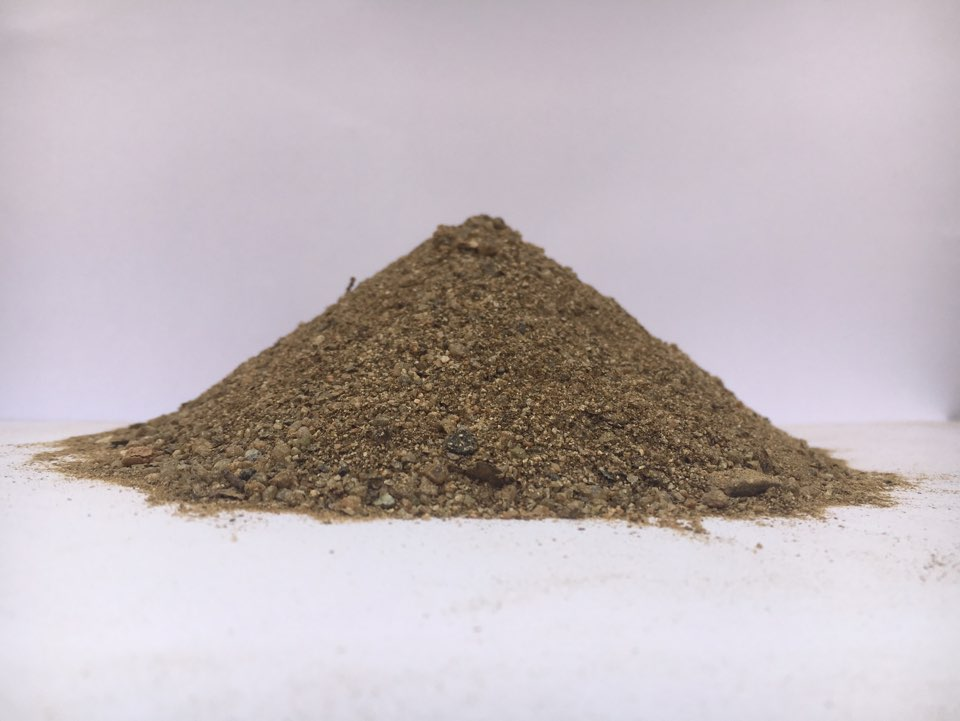
#> input picture sample.jpg, 960 x 721 px
$ python test.py
#> lines starting #> are read from the running program, lines starting #| are printed output that depends on the picture; after the words box and inside, x2 and y2 are one past the last pixel; in counts of white or black regions, pixels touching at a corner belong together
"""
Issue

1. 임계치 계산 자동화
-> 히스토그램 분석 시 임계치를 자동으로 탐색하여 정할 수 있도록한다.
-> Local Maximum을 이용?
"""

def getLineX(img):
    check = True
    x_start = 0
    x_end = 0
    y_ = 0
    x1 = 0
    x2 = 0

    len_y = img.shape[0]
    len_x = img.shape[1]

    for y in range(len_y):
        for x in range(len_x):
            if img[y][x] == 255:
                if check:
                    x_start = x
                    check = False
                else:
                    x_end = x
                    check = True
                    if x_end - x_start > x2 - x1:
                        y_ = y
                        x2 = x_end
                        x1 = x_start

    return x1, x2, y_

def getLineY(img):
    check = True
    y_start = 0
    y_end = 0
    x_ = 0
    y1 = 0
    y2 = 0

    len_y = img.shape[0]
    len_x = img.shape[1]

    for x in range(len_x):
        for y in range(len_y):
            if img[y][x] == 255:
                if check:
                    y_start = y
                    check = False
                else:
                    y_end = y
                    check = True
                    if y_end - y_start > y2 - y1:
                        x_ = x
                        y2 = y_end
                        y1 = y_start

    return y1, y2, x_

import cv2
import numpy as np
from matplotlib import pyplot as plt

#Read iamge and smoothing
img = cv2.imread('./sample.jpg')
#> img is the input picture: shape (721, 960, 3); mean B, G, R 186.4, 182.9, 192.9
img_gray = cv2.cvtColor(img, cv2.COLOR_RGB2GRAY)
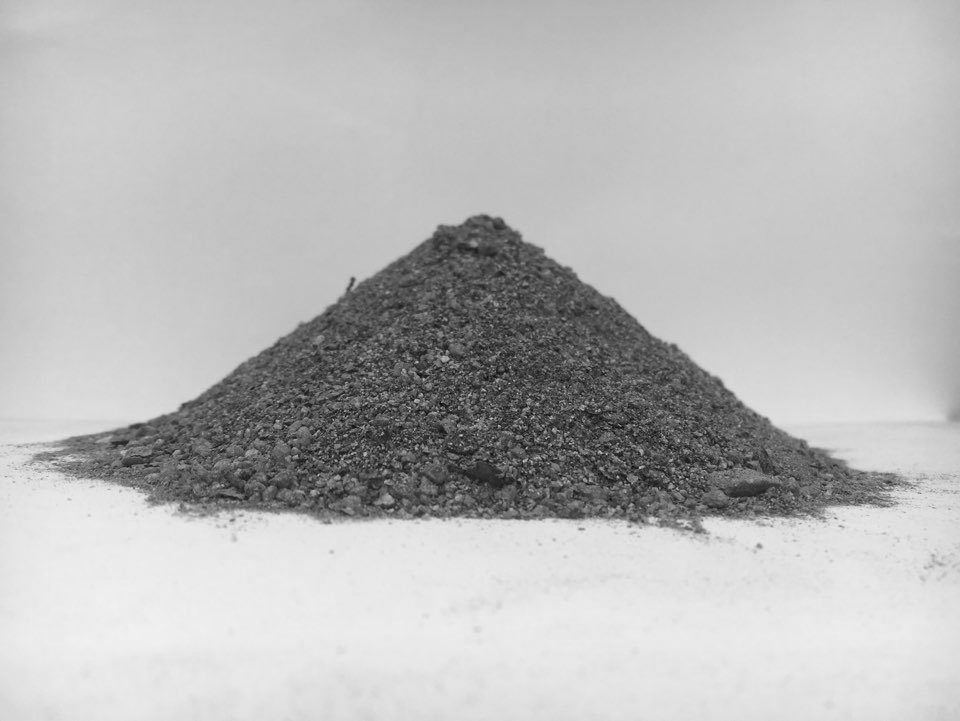
#> img_gray: shape (721, 960); min 11, max 240, mean 185.1
img_gauss = cv2.GaussianBlur(img_gray, (5, 5), 0)

#Histogram
"""
hist = cv2.calcHist(images = [frame_gauss], channels = [0], mask = None, histSize = [256], ranges = [0, 256])
hist = hist.flatten()
plt.title('hist')
plt.plot(hist, color = 'r')
binX = np.arange(256)
plt.bar(binX, hist, width = 1, color = 'b')
plt.show()
"""

#Make binary
ret, img_result = cv2.threshold(img_gauss, 140, 255, cv2.THRESH_BINARY)
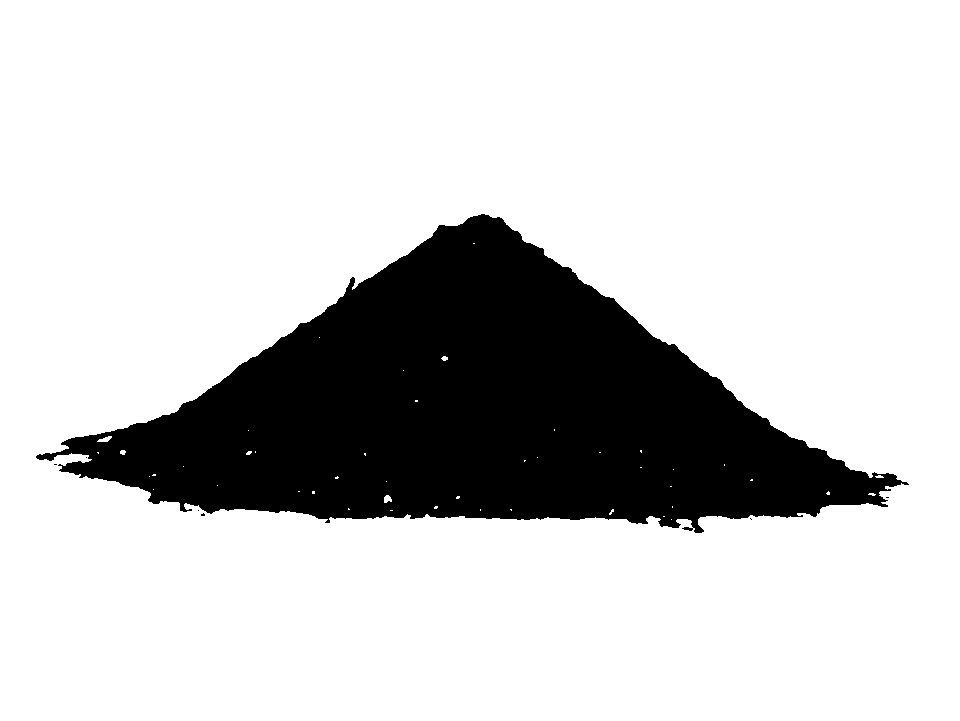
#> img_result: shape (721, 960); 80.4% white; 7 black regions (6 under 20 px), largest, box (x1, y1, x2, y2) and area: (36, 214, 909, 533) 135649
result = cv2.bitwise_not(img_result)

#Edge detection
canny = cv2.Canny(result, 200, 255)
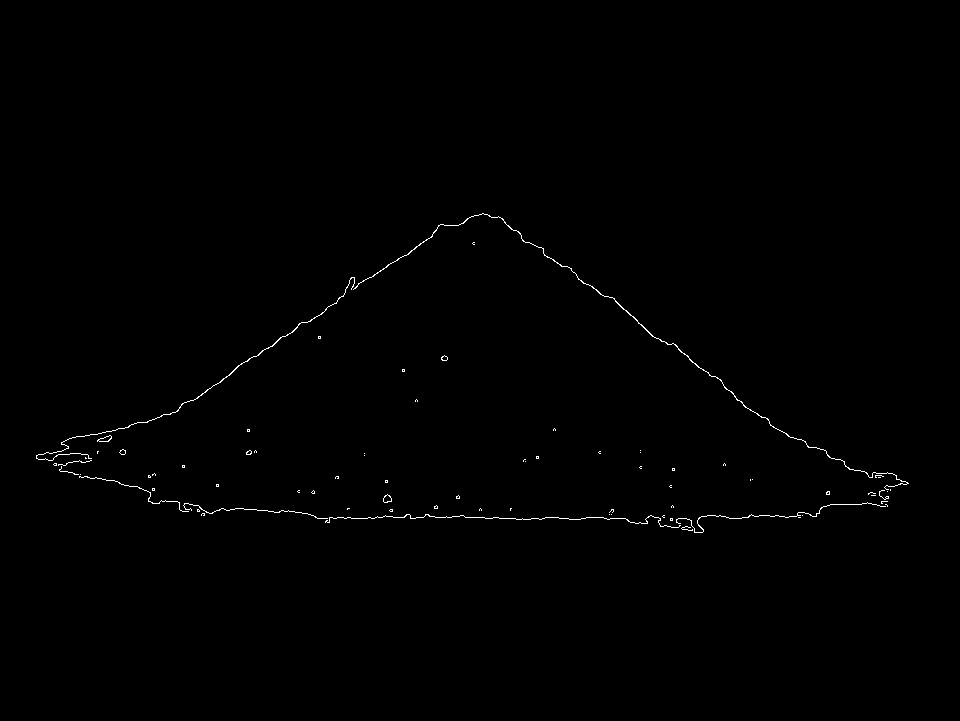
#> canny: shape (721, 960); 0.4% white in thin lines or dots, all inside (x1, y1, x2, y2) = (36, 213, 909, 533)

#가로, 세로 분석
len_y = img.shape[0]
#> len_y = 721
len_x = img.shape[1]
#> len_x = 960

x1, x2, y = getLineX(canny)
#> x1 = 72; x2 = 865; y = 472
cv2.line(img, (x1, y), (x2, y), (255, 0, 0), 3)
x_length = round(25 * (x2 - x1) / len_x, 2)
#> x_length = 20.65
x_text = "x : " + str(x_length) + "cm"
#> x_text = 'x : 20.65cm'
cv2.putText(img, x_text , (10, 30), cv2.FONT_HERSHEY_SIMPLEX, 1, (0, 0, 0), 2)

y1, y2, x = getLineY(canny)
#> y1 = 213; y2 = 517; x = 482
cv2.line(img, (x, y1), (x, y2), (0, 0, 255), 3)
y_length = round(25 * (y2 - y1) / len_y, 2)
#> y_length = 10.54
y_text = "y : " + str(y_length) + "cm"
#> y_text = 'y : 10.54cm'
cv2.putText(img, y_text , (10, 60), cv2.FONT_HERSHEY_SIMPLEX, 1, (0, 0, 0), 2)

#부피 계산 - 1/3 * pi * r^2
volume = round(np.power(x_length / 2, 2) * np.pi / 3, 2)
#> volume = 111.6
v_text = "volume : " + str(volume) + "cm^3"
#> v_text = 'volume : 111.64cm^3'
cv2.putText(img, v_text , (10, 90), cv2.FONT_HERSHEY_SIMPLEX, 1, (0, 0, 0), 2)

#모래 밀도 = 1.331g/cm^3
density = round(volume * 1.331, 2)
#> density = 148.6
d_text = "weight : " + str(density) + "g"
#> d_text = 'weight : 148.59g'
cv2.putText(img, d_text , (10, 120), cv2.FONT_HERSHEY_SIMPLEX, 1, (0, 0, 0), 2)
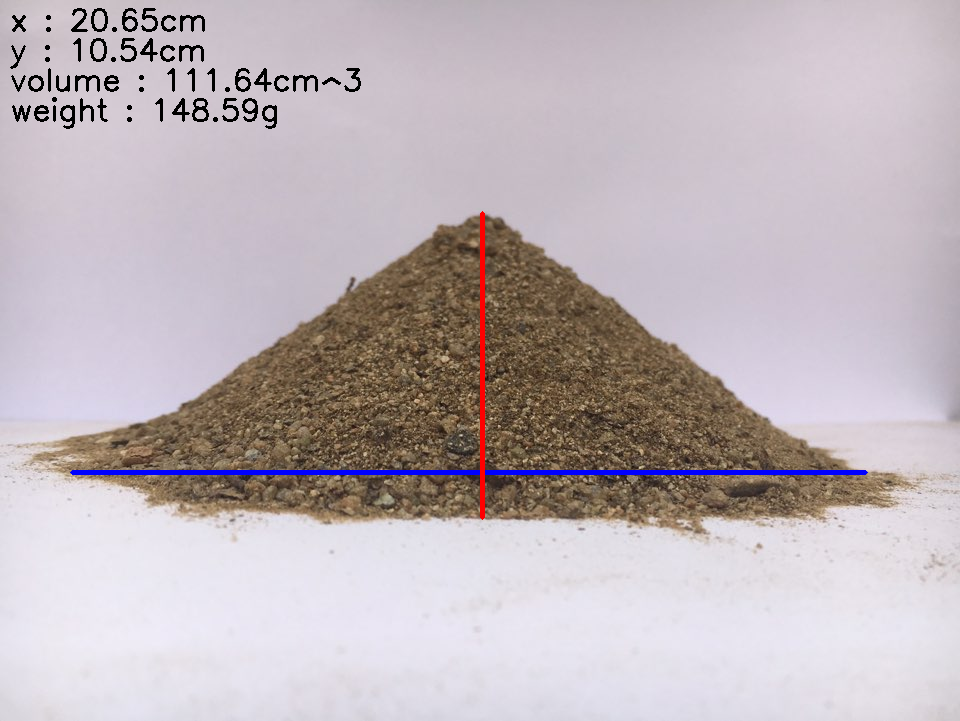
#> img: shape (721, 960, 3); mean B, G, R 185.5, 180.5, 190.8

cv2.imshow('result', img)

key = cv2.waitKey(0)
#> (key Esc is pressed here)
cv2.destroyAllWindows()
